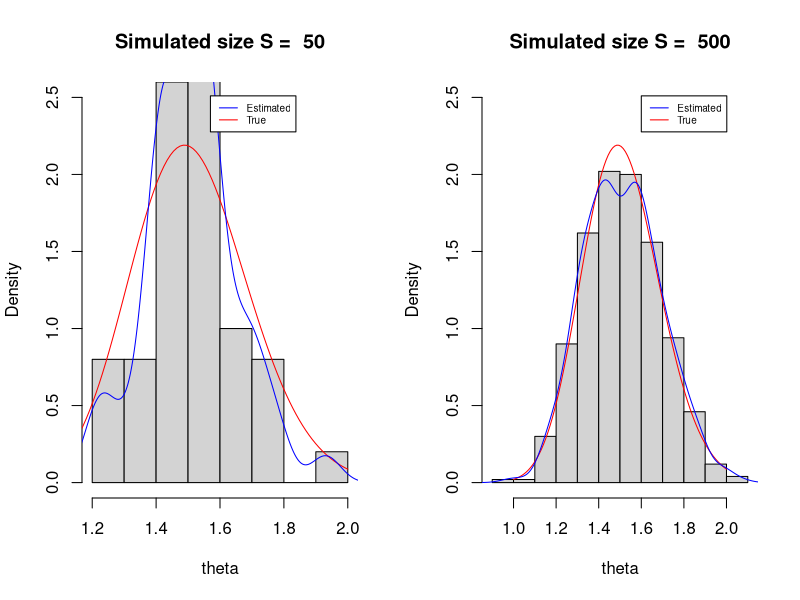
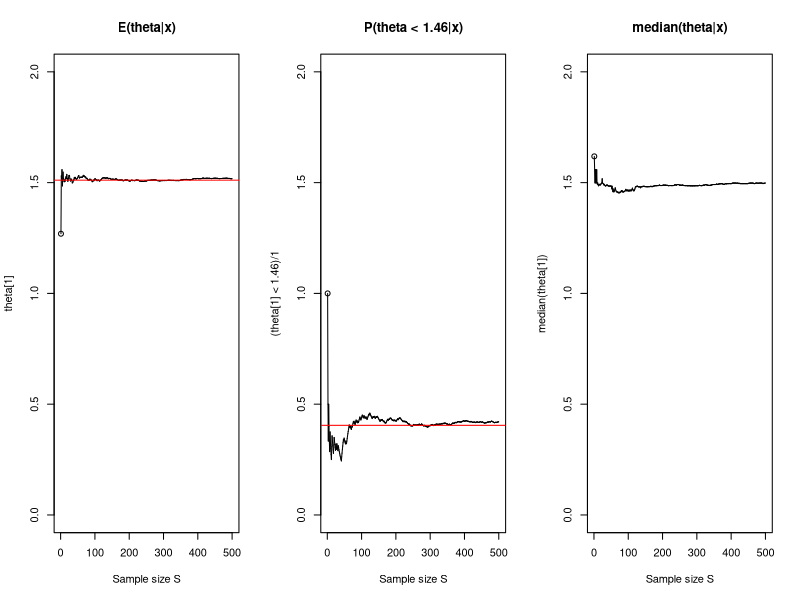
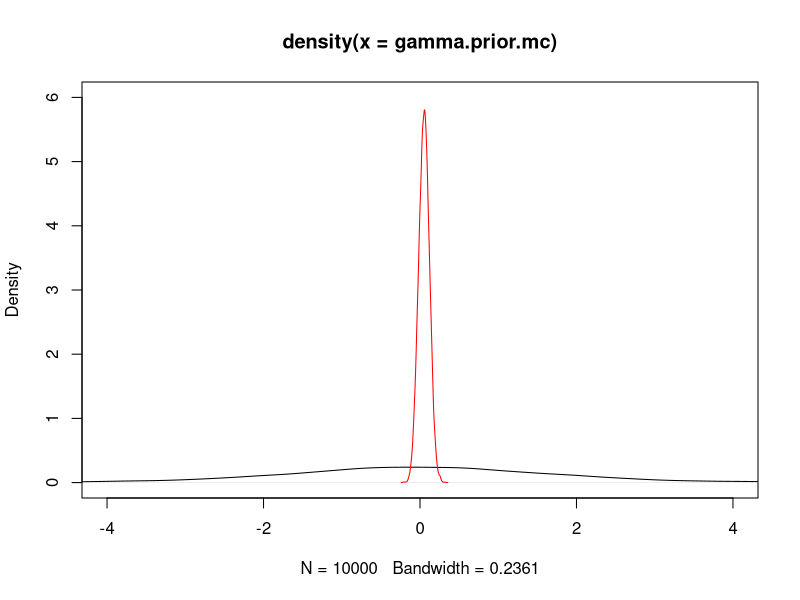
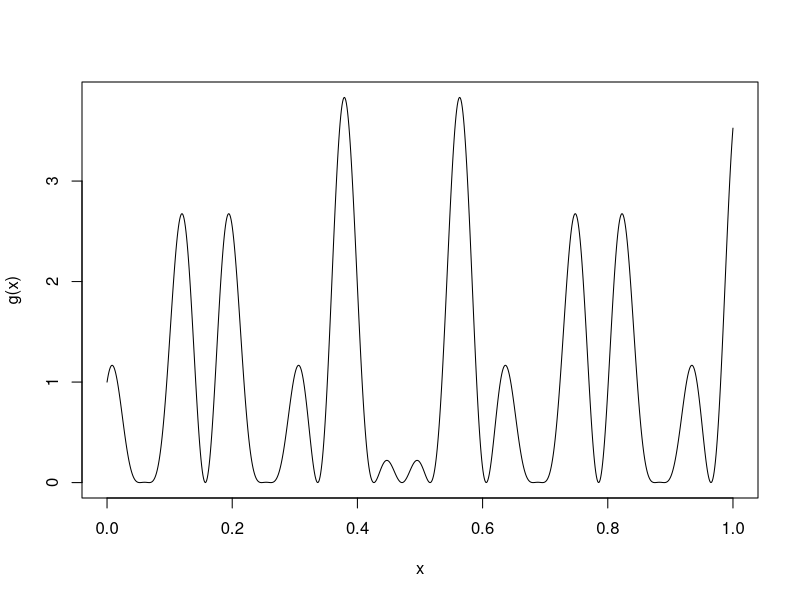

The R script that drew these images, in order:
a = 2 ; b = 1 # prior parameters
n1 = 111 ; sx1 = 217 # data in group 1 
n2 = 44 ; sx2 = 66 # data in group 2

# Plots of histogram, overlayed with true density and estimated density
S = 50
theta = rgamma(S ,a+sx2 ,b+n2) 

par(mfrow = c(1,2))
hist(theta, freq = F, ylim = c(0,2.5), main = "")
title(paste("Simulated size S = ", S))

p_grid = seq(1, 2, len = 100)
posterior2 = dgamma(p_grid, a+ sx2, b+n2)
lines(p_grid, posterior2, col = "red")
lines(density(theta), col = "blue")
legend(1.57, 2.51, legend=c("Estimated", "True"), col=c("blue", "red"), lty=c(1,1), cex=0.6)

S = 500
theta = rgamma(S ,a+sx2 ,b+n2) 
hist(theta, freq = F, ylim = c(0,2.5), main = paste("Simulated size S = ", S))

p_grid = seq(1, 2, len = 100)
posterior2 = dgamma(p_grid, a+ sx2, b+n2)
lines(p_grid, posterior2, col = "red")
lines(density(theta), col = "blue")
legend(1.6, 2.51, legend=c("Estimated", "True"), col=c("blue", "red"), lty=c(1,1), cex=0.6)


# Compute posterior quantities

# Mean
# Exact value:
(a+ sx2)/(b+n2)
S = 500
theta = rgamma(S ,a+sx2 ,b+n2) 
par(mfrow=c(1,3))
plot(1, theta[1], xlim=c(1,S), ylim=c(0,2),xlab = "Sample size S", main = "E(theta|x)")
for (i in 2:S) lines(c(i-1, i), c(mean(theta[1:(i-1)]), mean(theta[1:(i)])))
abline(h =(a+ sx2)/(b+n2), col = "red" )

# Posterior probability
# exact value:
pgamma(1.46,a+sx2 ,b+n2)
S = 500
theta = rgamma(S ,a+sx2 ,b+n2) 
plot(1, (theta[1] < 1.46)/1, xlim=c(1,S), ylim = c(0,2),xlab = "Sample size S", main = "P(theta < 1.46|x)")
for (i in 2:S) lines(c(i-1, i), c(mean(theta[1:(i-1)] < 1.46), mean(theta[1:(i)]<1.46)))
abline(h =pgamma(1.46,a+sx2 ,b+n2), col = "red" )

# Posterior median
# Exact value = ?
theta = rgamma(S ,a+sx2 ,b+n2) 
plot(1, median(theta[1]), xlim=c(1,S), ylim = c(0,2),xlab = "Sample size S", main = "median(theta|x)")
for (i in 2:S) lines(c(i-1, i), c(median(theta[1:(i-1)]), median(theta[1:(i)])))
par(mfrow=c(1,1))


# Logit
a = 1 ; b = 1
theta.prior.mc = rbeta(10000, a , b)
gamma.prior.mc = log ( theta.prior.mc/(1 - theta.prior.mc) )
plot(density(gamma.prior.mc), xlim = c(-4,4), ylim = c(0,6))

n0 =860- 441 ; n1 =441
theta.post.mc = rbeta(10000 , a+n1 , b+n0 )
gamma.post.mc = log ( theta.post.mc/(1 -theta.post.mc) )
lines(density(gamma.post.mc), col = "red") # Estimated posterior logit


# Pposterior predictive distributions:
a = 2 ; b = 1 # prior parameters
n1 = 111 ; sx1 = 217 # data in group 1 
n2 = 44 ; sx2 = 66 # data in group 2
x = 0:15 # any reasonable upper bound, like 15

# 1) Direct computation:
ans = 0
for (i in 0:15) for (j in ((i+1):15)) 
  ans = ans+ dnbinom(j, size=(a+sx1), mu=(a+sx1)/(b+n1))*dnbinom(i, size=(a+sx2), mu=(a+sx2)/(b+n2))
ans

# 2) Sampling from the posterior predictive distributions directly:

xn1=rnbinom(10000, size=(a+sx1), mu=(a+sx1)/(b+n1))
xn2=rnbinom(10000, size=(a+sx2), mu=(a+sx2)/(b+n2))
sum(xn1 > xn2)/10000

# 3) Sampling from the posterior predictive distributions via theta:
theta1.mc = rgamma(10000,a+sx1, b+n1)
theta2.mc = rgamma(10000,a+sx2, b+n2)
x1.mc = rpois (10000 , theta1.mc)
x2.mc = rpois (10000 , theta2.mc)
mean(x1.mc >x2.mc)


# Monte Carlo integration:
# Compute the integral of (cos(50*x) + sin(20*x))^2 between 0 and 1

g <- function(x){
  (cos(50*x) + sin(20*x))^2
}

x = seq(0,1, len = 1000)
plot(x, g(x), type = "l")
integrate(g, 0, 1)

n.sam <- 1000
# step 1: generate n i.i.d samples from f (in this case uniform(0,1))
x.sam <- runif(n.sam)

# compute the MC approximation
(theta.mc <- sum(sapply(x.sam, g))/n.sam)

# Exact answer:
(8240 + 280*cos(30) - 120*cos(70) - 105*sin(40) + 42*sin(100))/8400

# Try a different density f(x)
n.sam <- 10000
# step 1: generate n i.i.d samples from f (in this case uniform(0,1))
x.sam <- rbeta(n.sam, 9, 7)

# compute the MC approximation
(theta.mc = mean(g(x.sam)/dbeta(x.sam, 9, 7)))
# Very unstable!